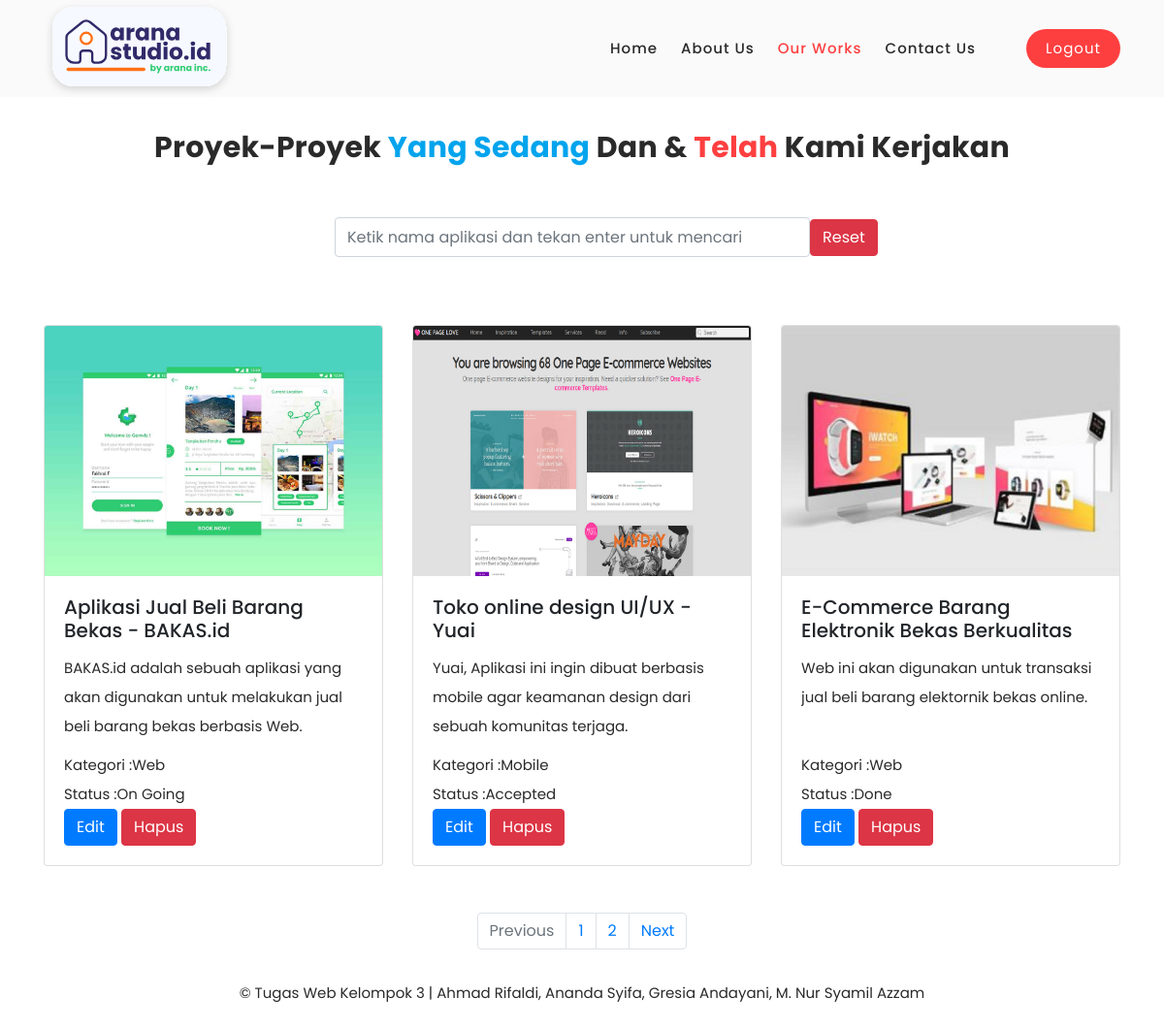
/our-work.php, run on the app's committed database.
### tables this page shows
CREATE TABLE `work` (
  `id` int(11) NOT NULL,
  `foto` varchar(225) NOT NULL,
  `judul` varchar(225) NOT NULL,
  `kategori` varchar(225) NOT NULL,
  `deskripsi` varchar(225) NOT NULL,
  `status` varchar(225) NOT NULL
);

### our-work.php (the view, shortened to what this page needs)
<!DOCTYPE html>
<html lang="en">
  <head>
<link rel="stylesheet" href="https://maxcdn.bootstrapcdn.com/bootstrap/4.0.0/css/bootstrap.min.css">
    <link href="vendor/bootstrap/css/bootstrap.min.css" rel="stylesheet">
    <link rel="stylesheet" href="assets/css/fontawesome.css">
    <link rel="stylesheet" href="assets/css/templatemo-space-dynamic.css">
    <link rel="stylesheet" href="assets/css/animated.css">
    <link rel="stylesheet" href="assets/css/owl.css">
     <link href ="http://codepen.io/vaibhavsingh97/full/VjRAXW" rel="stylesheet">
  </head>
<body>
  <header class="header-area header-sticky wow slideInDown" data-wow-duration="0.75s" data-wow-delay="0s">
    <div class="container">
      <div class="row">
        <div class="col-12">
          <nav class="main-nav">
            <a href="index.html" class="logo">
              <img src="assets/images/logo.svg" alt="team meeting">
            </a>
            <ul class="nav">
              <li class="scroll-to-section"><a href=index2.php >Home</a></li>
              <li class="scroll-to-section"><a href=index2.php#services>About Us</a></li>
              <li class="scroll-to-section"><a href=our-work.php class="active">Our Works</a></li>
              <li class="scroll-to-section"><a href=a-contactus.php>Contact Us</a></li>
              <li class="scroll-to-section"><div class="main-red-button"><a href="logout.php">Logout</a></div></li>
            </ul>
          </nav>
        </div>
      </div>
    </div>
  </header>
<div style="margin-top: 130px;" class="section-heading">
   <center><h2>Proyek-Proyek <em> Yang Sedang</em> dan &amp; <span>Telah</span> Kami Kerjakan</h2></center>
</div>
    <div class="container">
       <center>
           <form class="form-inline" >
             <div style="margin-top: 50px;margin-left: 300px;" class="form-group" >
              <input type="text" class="form-control" style="width:490px; height: 41px;"  id="KataKunci" name="KataKunci" placeholder="Ketik nama aplikasi dan tekan enter untuk mencari" required="" value="<?php if (isset($_GET['KataKunci']))  echo $_GET['KataKunci']; ?>">
              <a href="our-work.php" class="btn btn-danger">Reset</a>
             </div>
          </form>  </center>
    <div class="row">
  <?php
        include "koneksi.php";
        $page = (isset($_GET['page']))? (int) $_GET['page'] :1;
        $kolomKataKunci=(isset($_GET['KataKunci']))? $_GET['KataKunci'] : "";
        $limit = 3;
        $limitStart = ($page - 1) * $limit;
        if($kolomKataKunci==""){
          $SqlQuery = mysqli_query($koneksi, "select * from work limit $limitStart, $limit");
        }else{
          $SqlQuery = mysqli_query($koneksi, "select * from work where judul like '%$kolomKataKunci%' limit $limitStart, $limit");
        }
        while($row = mysqli_fetch_array($SqlQuery)){
          ?>
        <div class="col justify-content-center d-flex">
          <div class="card" style="margin-top: 70px;width: 350px;">
            <img style="object-fit: cover;object-position: center;" src="<?php echo $row['foto'] ?>"  class="card-img-top" alt="...">
              <div class="card-body">
                  <h5 class="card-title"><?php echo $row['judul'] ?></h5>
                    <p style="height: 100px;overflow: hidden; text-overflow: ellipsis;display: -webkit-box;-webkit-line-clamp: 4; line-clamp: 2; -webkit-box-orient: vertical;"class="card-text"><?php echo $row['deskripsi'] ?></p>
                    <p style="" class="card-text">Kategori :<?php echo $row['kategori'] ?></p>
                    <p style=""class="card-text">Status   :<?php echo $row['status'] ?></p>
                    <a class="btn btn-primary" href="edreq-work.php?id=<?php echo $row['id']; ?>">Edit</a>
                    <a class="btn btn-danger" href="hapus.php?id=<?php echo $row ['id']; ?>">Hapus</a>
              </div>
          </div>
        </div>
      <?php
    }
    ?>
   </div>
    <div class="row mt-5">
                    <div class="col">
                        <nav aria-label="Page navigation example">
                            <ul class="pagination justify-content-center">
      <?php
        if($page == 1){
      ?>
       <li class="page-item disabled">
        <span class="page-link">Previous</span>
        </li>
      <?php
        }
      ?>
      <?php
        if($kolomKataKunci==""){
          $SqlQuery = mysqli_query($koneksi, "SELECT * FROM work");
        }else{
          $SqlQuery = mysqli_query($koneksi, "SELECT * FROM work WHERE judul LIKE '%$kolomKataKunci%'");
        }
        $JumlahData = mysqli_num_rows($SqlQuery);
        $jumlahPage = ceil($JumlahData / $limit);
        $jumlahNumber = 1;
        $startNumber = ($page > $jumlahNumber)? $page - $jumlahNumber : 1;
        $endNumber = ($page < ($jumlahPage - $jumlahNumber))? $page + $jumlahNumber : $jumlahPage;
        for($i = $startNumber; $i <= $endNumber; $i++){
          $linkActive = ($page == $i)? ' class="active"' : '';
          if($kolomKataKunci==""){
      ?>
          <li class="page-item" <?php echo $linkActive; ?>><a class="page-link" href="our-work.php?page=<?php echo $i; ?>"><?php echo $i; ?></a></li>
      <?php
        }else{
          ?>
          <li class="page-item" <?php echo $linkActive; ?>><a class="page-link" href="our-work.php?Kolom=<?php echo judul?>&KataKunci=<?php echo $kolomKataKunci;?>&page=<?php echo $i; ?>"><?php echo $i; ?></a></li>
          <?php
        }
      }
      ?>
      <?php
       if($page == $jumlahPage){
      ?>
        <li class="page-item disabled">
                <span class="page-link">Next</span>
                </li>
      <?php
      }
      else{
        $linkNext = ($page < $jumlahPage)? $page + 1 : $jumlahPage;
       if($kolomKataKunci==""){
          ?>
            <li class="page-item"><a class="page-link" href="our-work.php?page=<?php echo $linkNext; ?>">Next</a></li>
       <?php
          }else{
        ?>
           <li class="page-item"><a class="page-link" href="our-work.php?Kolom=<?php echo judul;?>&KataKunci=<?php echo $kolomKataKunci;?>&page=<?php echo $linkNext; ?>">Next</a></li>
      <?php
        }
      }
      ?>
    </ul>
  </div>
</div>
</body>
  <footer>
    <div class="container">
      <div class="row">
        <div class="col-lg-12 wow fadeIn" data-wow-duration="1s" data-wow-delay="0.25s">
          <p>© Tugas Web Kelompok 3 | Ahmad Rifaldi, Ananda Syifa, Gresia Andayani, M. Nur Syamil Azzam
          </p>
        </div>
      </div>
    </div>
  </footer>
</body>
</html>

### assets/css/templatemo-space-dynamic.css (style rules this page uses)
html, body, div, span, applet, object, iframe, h1, h2, h3, h4, h5, h6, p, blockquote, div pre, a, abbr, acronym, address, big, cite, code, del, dfn, em, font, img, ins, kbd, q, s, samp, small, strike, strong, sub, sup, tt, var, b, u, i, center, dl, dt, dd, ol, ul, li, figure, header, nav, section, article, aside, footer, figcaption { margin: 0; padding: 0; border: 0; outline: 0; }
ul, li { padding: 0; margin: 0; list-style: none; }
header, nav, section, article, aside, footer, hgroup { display: block; }
* { box-sizing: border-box; }
html, body { font-family: 'Poppins', sans-serif; font-weight: 400; background-color: #fff; -ms-text-size-adjust: 100%; -webkit-font-smoothing: antialiased; -moz-osx-font-smoothing: grayscale; }
a { text-decoration: none !important; }
h1, h2, h3, h4, h5, h6 { margin-top: 0px; margin-bottom: 0px; }
ul { margin-bottom: 0px; }
p { font-size: 15px; line-height: 30px; color: #2a2a2a; }
img { width: 100%; overflow: hidden; }
html, body { background: #fff; font-family: 'Poppins', sans-serif; }
.section-heading h2 { font-size: 30px; text-transform: capitalize; color: #2a2a2a; font-weight: 700; letter-spacing: 0.25px; position: relative; z-index: 2; line-height: 44px; }
.section-heading h2 em { font-style: normal; color: #03a4ed; }
.section-heading h2 span { color: #fe3f40; }
.main-red-button a { display: inline-block; background-color: #fe3f40; font-size: 15px; font-weight: 400; color: #fff; text-transform: capitalize; padding: 12px 25px; border-radius: 23px; letter-spacing: 0.25px; }
.header-area { background-color: #fafafa; position: absolute; top: 0px; left: 0px; right: 0px; z-index: 100; height: 100px; -webkit-transition: all .5s ease 0s; -moz-transition: all .5s ease 0s; -o-transition: all .5s ease 0s; transition: all .5s ease 0s; }
.header-area .main-nav { min-height: 80px; background: transparent; }
.header-area .main-nav .logo { line-height: 100px; color: #fff; font-size: 24px; font-weight: 700; text-transform: uppercase; letter-spacing: 2px; float: left; -webkit-transition: all 0.3s ease 0s; -moz-transition: all 0.3s ease 0s; -o-transition: all 0.3s ease 0s; transition: all 0.3s ease 0s; }
.header-area .main-nav .nav { float: right; margin-top: 30px; margin-right: 0px; background-color: transparent; -webkit-transition: all 0.3s ease 0s; -moz-transition: all 0.3s ease 0s; -o-transition: all 0.3s ease 0s; transition: all 0.3s ease 0s; position: relative; z-index: 999; }
.header-area .main-nav .nav li { padding-left: 20px; padding-right: 20px; }
.header-area .main-nav .nav li:last-child { padding-right: 0px; padding-left: 40px; }
.header-area .main-nav .nav li:last-child a , .background-header .main-nav .nav li:last-child a { color: #fff !important; padding: 0px 20px; font-weight: 400; }
.header-area .main-nav .nav li a { display: block; font-weight: 500; font-size: 15px; color: #2a2a2a; text-transform: capitalize; -webkit-transition: all 0.3s ease 0s; -moz-transition: all 0.3s ease 0s; -o-transition: all 0.3s ease 0s; transition: all 0.3s ease 0s; height: 40px; line-height: 40px; border: transparent; letter-spacing: 1px; }
.header-area .main-nav .nav li a { color: #2a2a2a; }
.header-area .main-nav .nav li:hover a, .header-area .main-nav .nav li a.active { color: #fe3f40!important; }
.header-area.header-sticky { min-height: 80px; }
.header-area .nav { margin-top: 30px; }
.header-area.header-sticky .nav li a.active { color: #fe3f40; }
@media (max-width: 1200px) { .header-area .main-nav .nav li { padding-left: 12px; padding-right: 12px; } }
@media (max-width: 1200px) { .header-area .main-nav:before { display: none; } }
@media (min-width: 767px) { .header-area .main-nav .nav { display: flex !important; } }
footer p { text-align: center; margin: 30px 0px 45px 0px; }

### data on the page
work: foto (picture), judul "Aplikasi Jual Beli Barang Bekas - BAKAS.id", deskripsi "BAKAS.id adalah sebuah aplikasi yang akan digunakan untuk melakukan jual beli barang bekas berbasis Web.", kategori "Web", status "On Going"
work: foto (picture), judul "Toko online design UI/UX - Yuai", deskripsi "Yuai, Aplikasi ini ingin dibuat berbasis mobile agar keamanan design dari sebuah komunitas terjaga.", kategori "Mobile", status "Accepted"
work: foto (picture), judul "E-Commerce Barang Elektronik Bekas Berkualitas", deskripsi "Web ini akan digunakan untuk transaksi jual beli barang elektornik bekas online.", kategori "Web", status "Done"
